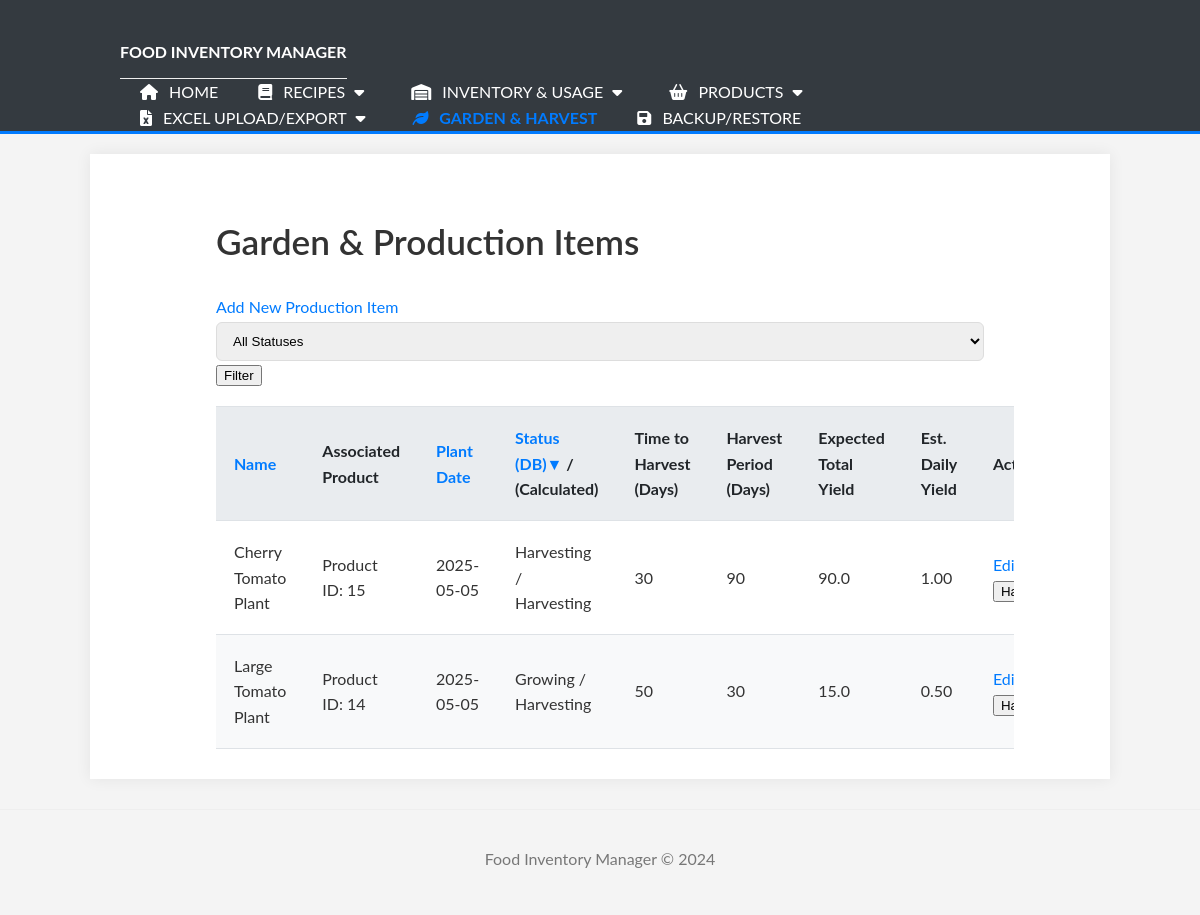
The app's page /garden?sort_by=status&sort_order=desc&status_filter= with its own data.
### tables this page shows
CREATE TABLE production_items (
                        id INTEGER PRIMARY KEY AUTOINCREMENT,
                        name TEXT NOT NULL,
                        associated_product_id INTEGER,
                        plant_date TEXT,
                        time_to_harvest_days INTEGER,
                        expected_harvest_period_days INTEGER,
                        expected_yield_total REAL,
                        status TEXT CHECK(status IN ('Growing', 'Harvesting', 'Finished')),
                        FOREIGN KEY (associated_product_id) REFERENCES products (id)
                    );

### app.py (the view)
@app.route('/garden', methods=['GET'])
def garden_list_view():
    sort_by = request.args.get('sort_by', 'plant_date')
    sort_order = request.args.get('sort_order', 'ASC').upper()
    status_filter = request.args.get('status_filter', '').strip()
    try:
        page = int(request.args.get('page', 1))
        if page < 1: page = 1
    except ValueError:
        page = 1
    try:
        per_page = int(request.args.get('per_page', 10)) # Default 10 items per page
        if per_page < 1: per_page = 10
    except ValueError:
        per_page = 10
    filters = {}
    if status_filter:
        filters['status'] = status_filter
    all_items_raw = manager.get_all_production_items(
        filters=filters if filters else None,
        sort_by=sort_by,
        sort_order=sort_order,
        page=None, # Fetch all for now
        per_page=None # Fetch all for now
    )
    total_items = len(all_items_raw)
    total_pages = (total_items + per_page - 1) // per_page if per_page > 0 else 1
    if page > total_pages and total_pages > 0: page = total_pages
    start_index = (page - 1) * per_page
    end_index = start_index + per_page
    paginated_items = all_items_raw[start_index:end_index]
    return render_template('garden_list.html',
                           items=paginated_items,
                           sort_by=sort_by,
                           sort_order=sort_order,
                           status_filter=status_filter,
                           all_status_options=['Growing', 'Harvesting', 'Finished'], # For filter dropdown
                           current_page=page,
                           total_pages=total_pages,
                           per_page=per_page)

### Food_manager.py (called while the page is built)
    def _get_db_connection(self):
        if self.conn and self.db_filepath == ":memory:":
            return self.conn
        conn = sqlite3.connect(self.db_filepath)
        conn.row_factory = sqlite3.Row # Access columns by name
        return conn

### templates/garden_list.html (shortened to what this page needs)
{% extends "base.html" %}
{% block content %}
<div class="container mt-4">
    <h2>Garden & Production Items</h2>
    <div class="mb-3 d-flex justify-content-between align-items-center">
        <a href="{{ url_for('add_production_item_view') }}" class="btn btn-success">Add New Production Item</a>
        <form method="GET" action="{{ url_for('garden_list_view') }}" class="form-inline">
            <select name="status_filter" class="form-control mr-2" onchange="this.form.submit()">
                <option value="">All Statuses</option>
            </select>
            <button type="submit" class="btn btn-primary">Filter</button>
        </form>
    </div>
    <table class="table table-striped table-hover">
        <thead>
            <tr>
                <th>
                    <a href="{{ url_for('garden_list_view', sort_by='name', sort_order='asc' if sort_by=='name' and sort_order=='desc' else 'desc', status_filter=status_filter) }}">
                        Name {% if sort_by == 'name' %}{% if sort_order == 'asc' %}▲{% else %}▼{% endif %}{% endif %}
                    </a>
                </th>
                <th>Associated Product</th>
                <th>
                    <a href="{{ url_for('garden_list_view', sort_by='plant_date', sort_order='asc' if sort_by=='plant_date' and sort_order=='desc' else 'desc', status_filter=status_filter) }}">
                        Plant Date {% if sort_by == 'plant_date' %}{% if sort_order == 'asc' %}▲{% else %}▼{% endif %}{% endif %}
                    </a>
                </th>
                <th>
                     <a href="{{ url_for('garden_list_view', sort_by='status', sort_order='asc' if sort_by=='status' and sort_order=='desc' else 'desc', status_filter=status_filter) }}">
                        Status (DB){% if sort_by == 'status' %}{% if sort_order == 'asc' %}▲{% else %}▼{% endif %}{% endif %}
                    </a> / (Calculated)
                </th>
                <th>Time to Harvest (Days)</th>
                <th>Harvest Period (Days)</th>
                <th>Expected Total Yield</th>
                <th>Est. Daily Yield</th>
                <th>Actions</th>
            </tr>
        </thead>
        <tbody>
            {% if items %}
                {% for item in items %}
                <tr>
                    <td>{{ item.name }}</td>
                    <td>
                        {% if item.associated_product_id %}
                            Product ID: {{ item.associated_product_id }}
                        {% else %}
                            N/A
                        {% endif %}
                    </td>
                    <td>{{ item.plant_date }}</td>
                    <td>{{ item.status }} / {{ item.calculated_status }}</td>
                    <td>{{ item.time_to_harvest_days }}</td>
                    <td>{{ item.expected_harvest_period_days }}</td>
                    <td>{{ item.expected_yield_total }}</td>
                    <td>{{ "%.2f"|format(item.estimated_daily_yield) if item.estimated_daily_yield != 'Error' and item.estimated_daily_yield is not none else item.estimated_daily_yield }}</td>
                    <td>
                        <a href="{{ url_for('edit_production_item_view', item_id=item.id) }}" class="btn btn-sm btn-outline-primary mr-1">Edit</a>
                        {% if item.calculated_status == 'Growing' or item.calculated_status == 'Harvesting' %}
                        <button type.button class="btn btn-sm btn-outline-success" data-toggle="modal" data-target="#harvestModal-{{ item.id }}">
                            Harvest
                        </button>
                        {% endif %}
                    </td>
                </tr>
                {% endfor %}
            {% else %}
            <tr>
                <td colspan="9" class="text-center">No production items found.</td>
            </tr>
            {% endif %}
        </tbody>
    </table>
</div>
{% endblock %}

### static/style.css (style rules this page uses)
body { font-family: 'Lato', Arial, sans-serif; margin: 0; padding: 0; background-color: #f4f4f4; color: #333; line-height: 1.6; }
.container { width: 80%; margin: auto; overflow: hidden; padding: 0 30px; }
h1, h2, h3 { color: #333; }
h2 { font-size: 2.2em; font-weight: 600; margin-bottom: 25px; }
.form-control, .form-control-file { width: 100%; padding: 10px 12px; border: 1px solid #ddd; border-radius: 6px; box-sizing: border-box; margin-top: 2px; }
table { width: 100%; border-collapse: collapse; margin-top: 20px; border-top: 1px solid #dee2e6; }
th, td { padding: 18px; border: none; border-bottom: 1px solid #dee2e6; text-align: left; vertical-align: middle; }
th { background-color: #e9ecef; color: #212529; font-weight: bold; }
tr:nth-child(even) { background-color: #f8f9fa; }
a { color: #007bff; text-decoration: none; }

### records on screen
production_items: name "Cherry Tomato Plant", associated_product_id "15", plant_date "2025-05-05", status "Harvesting", calculated_status "Harvesting", time_to_harvest_days "30", expected_harvest_period_days "90", expected_yield_total "90.0", estimated_daily_yield "1.00"
production_items: name "Large Tomato Plant", associated_product_id "14", plant_date "2025-05-05", status "Growing", calculated_status "Harvesting", time_to_harvest_days "50", expected_harvest_period_days "30", expected_yield_total "15.0", estimated_daily_yield "0.50"
